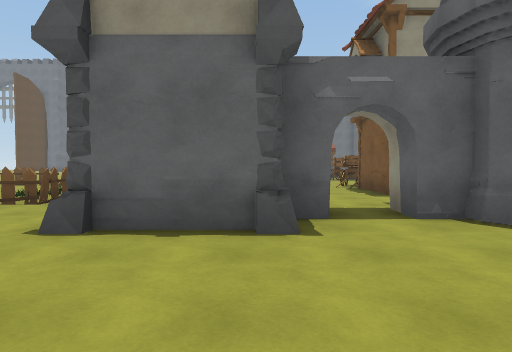
[1] (above)

24 first-person views from a walk through a scene from a Unity 3-D project. The camera is 1.3 m above the floor, tilts 2° down and sees 75° across. The floor is counted in squares, 2 m on a side. Each view is taken from the middle of a square. On the plan, view 1 faces up. The plan holds only what a view shows up to about 10 squares ahead; the rest is blank. The place goes on beyond the plan. The player character is not drawn. Some animated figures are not drawn. Door leaves are left out, so doorways stand open. Surface patterns are stand-ins for the level's own textures.

[2]
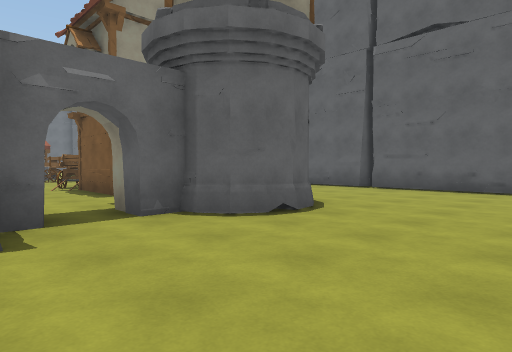

[3]
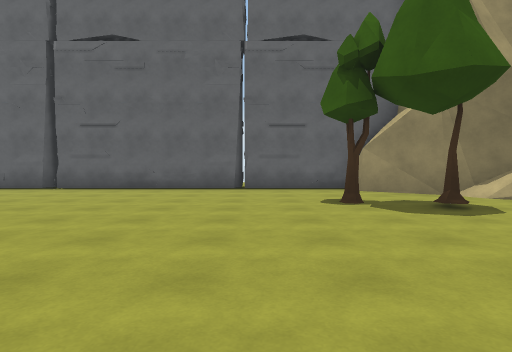

[4]
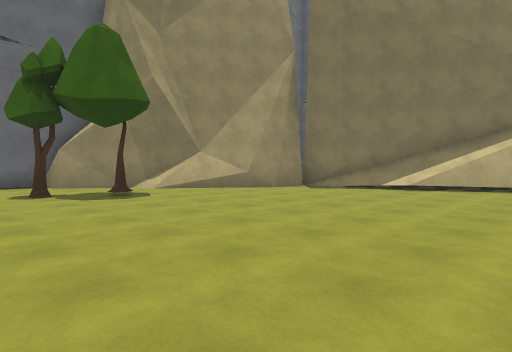

[5]
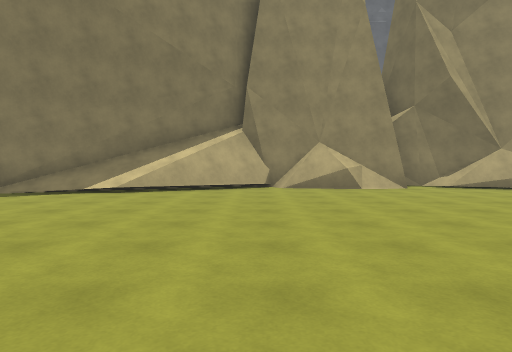

[6]
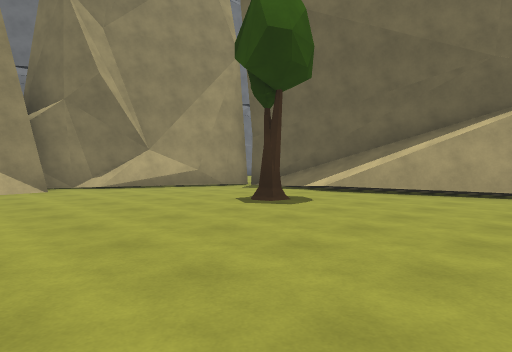

[7]
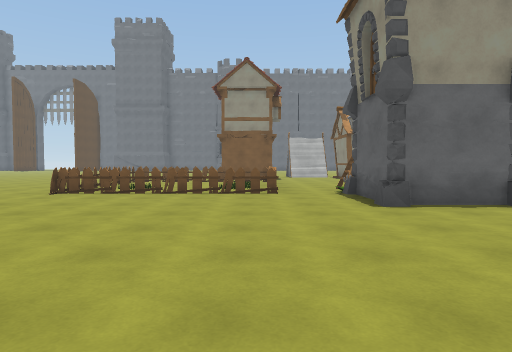

[8]
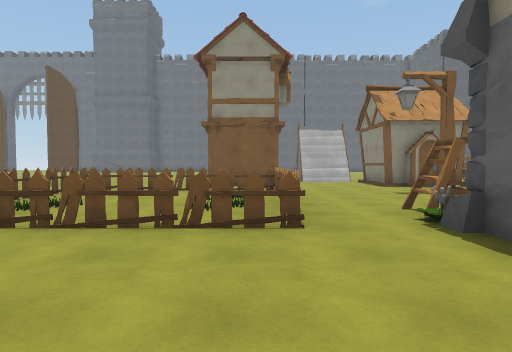

[9]
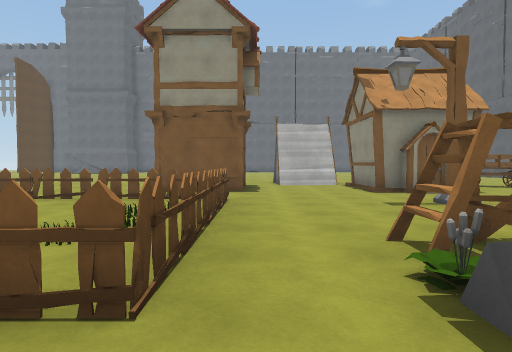

[10]
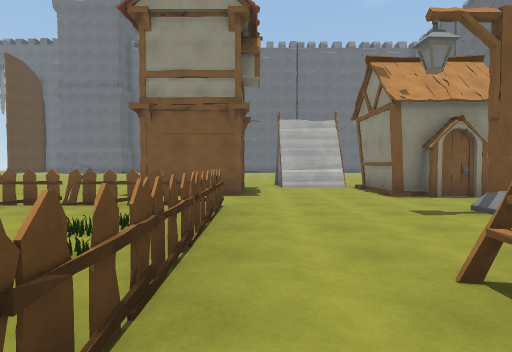

[11]
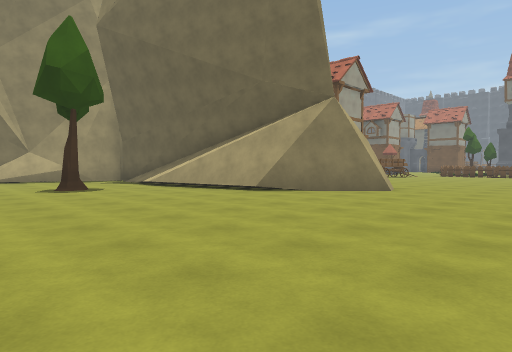

[12]
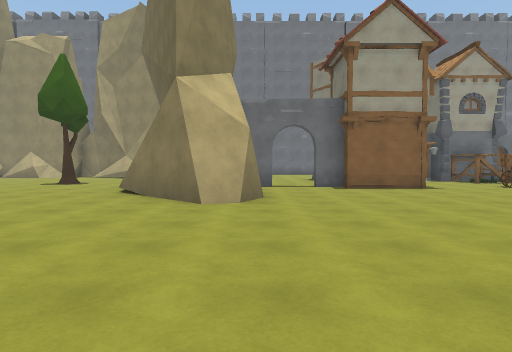

[13]
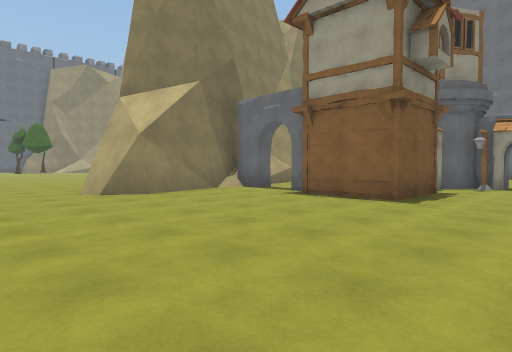

[14]
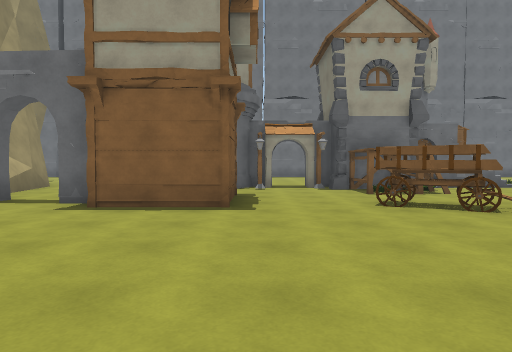

[15]
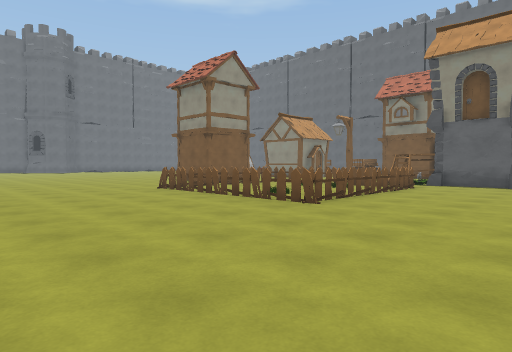

[16]
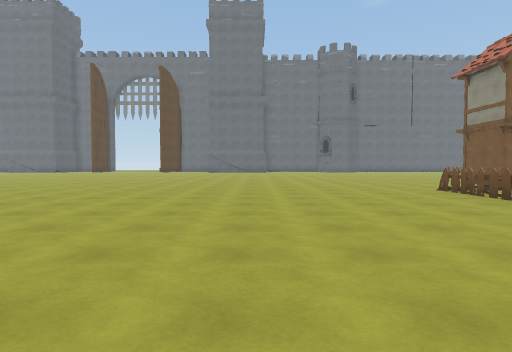

[17]
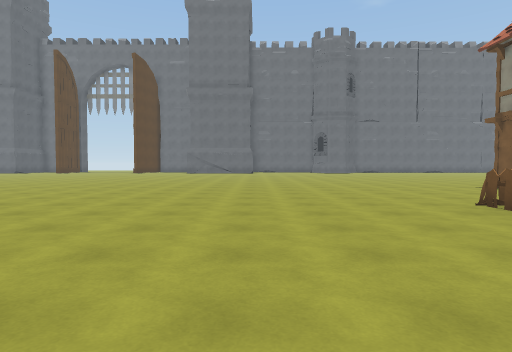

[18]
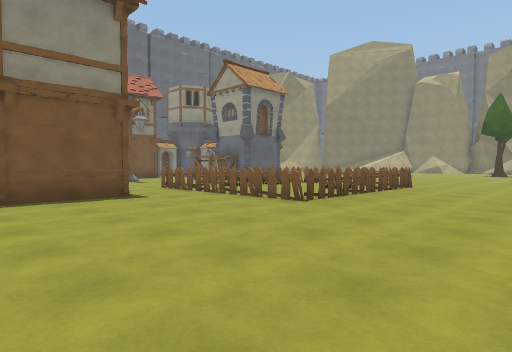

[19]
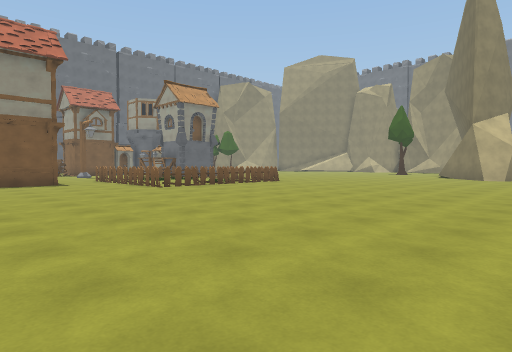

[20]
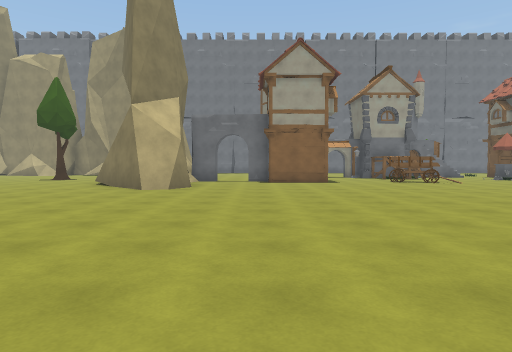

[21]
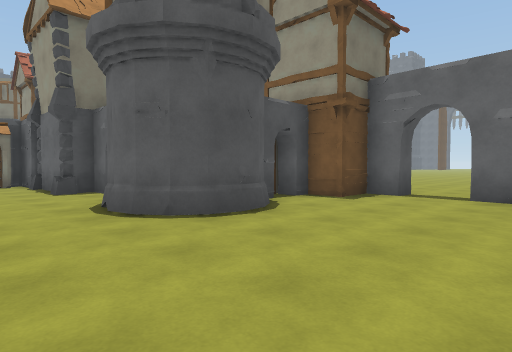

[22]
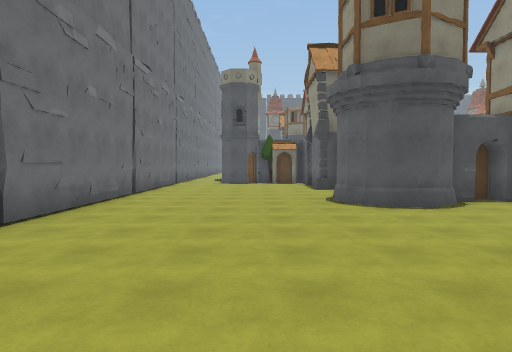

[23]
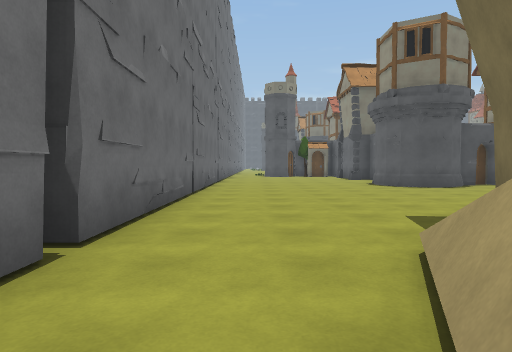

[24]
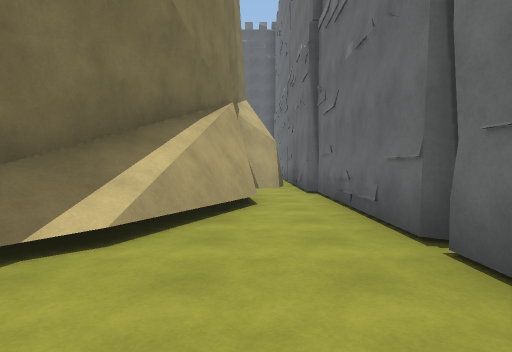

### Floor plan
Key: @ floor where view 1 was taken; # wall or solid block; x gap in a wall; . floor; / step, stairs or slope; = window, fence, low wall or low ledge; C cart; F fence; T tree; L flower; H house; A lamp; O other object.
Columns run from 22 left of view 1 to 9 right of it. Each row starts with its distance up from view 1.
 15    ..............  .OO
 14    ..............O ...HHHOO
 13     .............##...#  .O
 12   ...............O#...###.
 11   .......................CC
 10    ...........FFFFF......C
  9    ...........F...F...A..O
  8     ..........F...F...  .#
  7     ..........F...F.... .
  6    ...........F...F.LOO..     .#
  5   ............FF.FF.OOO.OO   ..#
  4   ...................OOxO## ...#
  3  ...................OO....#....#
  2 ...............................#
  1 ...............................#
  0 ..................... @........#
 -1 .......##......................#
 -2 .......###......... ...........#
 -3 ........###.................T..#
 -4 O..##...###................T..##
 -5 O..###.O###..................##
 -6 ...#O...###=.T..............##
 -7 O.AO....###/................#
 -8 A.O##...###/...............##
 -9 #.O #.... #...............##
-10 O..O#.....# #.........///##
-11 ..........#####.####.#####
-12  ........../#####  ####
-13  ...........=###   #
-14  .................##
-15  ...................
-16  ###################

Positions as (right, up) in squares from view 1, and headings:
1: (0, 0), facing up
2: (0, 0), facing up-right
3: (0, -1), facing right
4: (-2, -1), facing down-right
5: (-2, -2), facing down
6: (-4, -2), facing down-left
7: (-4, -2), facing up
8: (-4, 2), facing up
9: (-3, 4), facing up
10: (-3, 5), facing up
11: (-6, 3), facing down-left
12: (-15, 5), facing down
13: (-22, 2), facing down-right
14: (-20, 1), facing down
15: (-13, 2), facing up-right
16: (-13, 2), facing up
17: (-12, 5), facing up
18: (-12, 15), facing down-right
19: (-17, 15), facing down-right
20: (-17, 8), facing down
21: (-14, -12), facing up-left
22: (-11, -12), facing left
23: (-8, -14), facing left
24: (-13, -14), facing right
